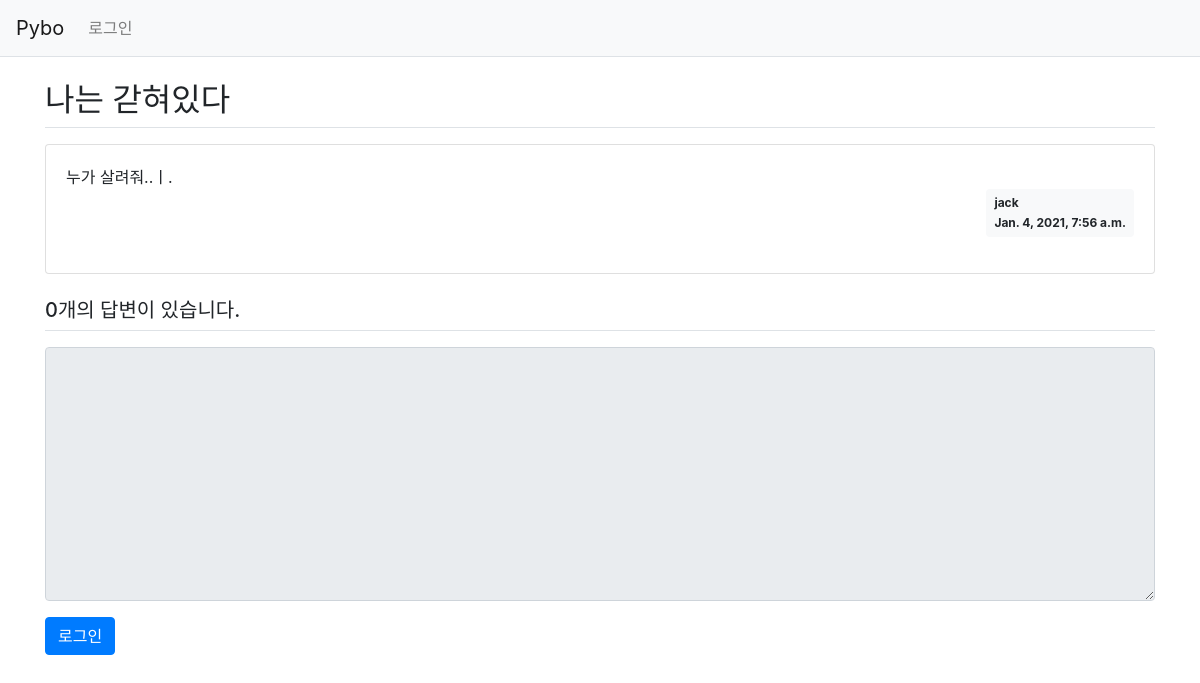
Before: /pybo/311/ with the older database file.
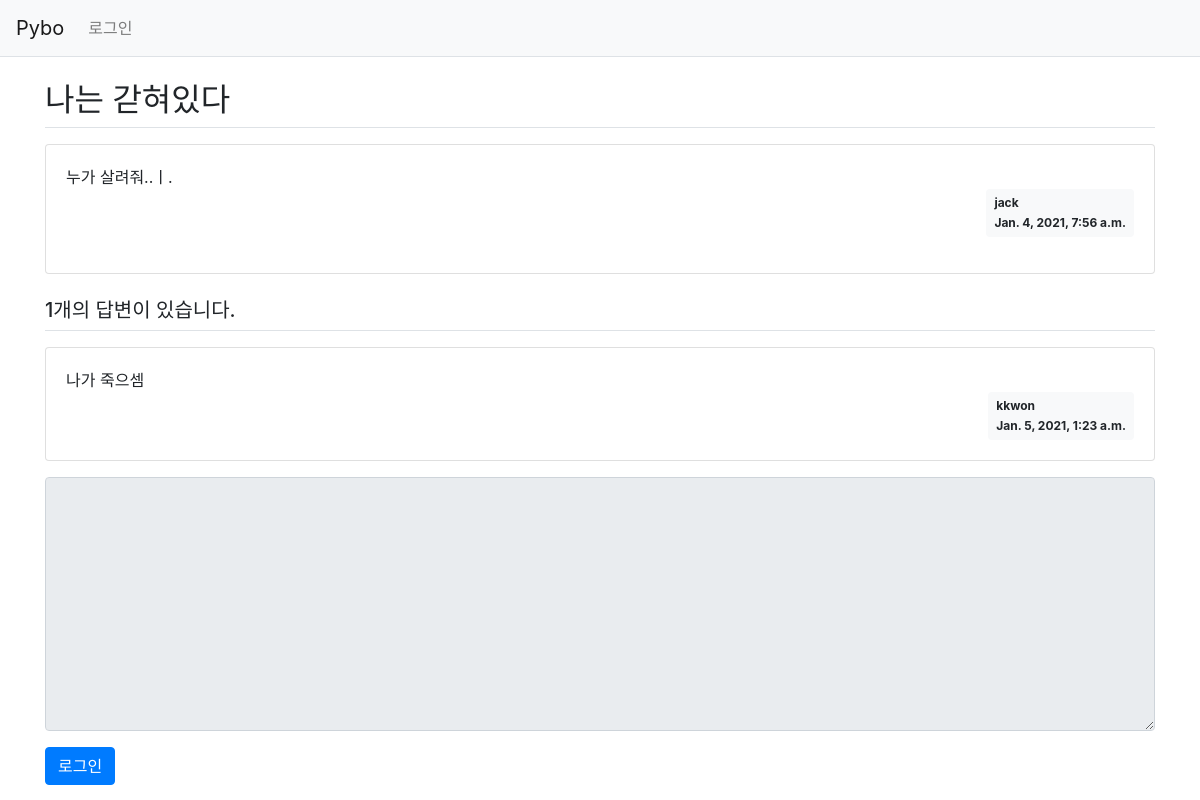
After: the same page with the newer database file.
### apps/pybo/models.py (models this page shows, shortened)
class Question(models.Model):
    author = models.ForeignKey(User, on_delete=models.CASCADE)
    subject = models.CharField(max_length=200)
    content = models.TextField()
    create_date = models.DateTimeField()
    modify_date = models.DateTimeField(null=True, blank=True)

class Answer(models.Model):
    author = models.ForeignKey(User, on_delete=models.CASCADE)
    question = models.ForeignKey(Question, on_delete=models.CASCADE)
    content = models.TextField()
    create_date = models.DateTimeField()
    modify_date = models.DateTimeField(null=True, blank=True)
    """
        데이터 만들고 조회하기

        1. python manage.py shell 입력

        2. from apps.pybo.models import Question, Answer을 통하여 등록

        3. 입력
            - from django.utils import timezone -- 현재 시간 가져오기 위하여.
            - q = Question(subject='pybo가 무엇인가요?', content='pybo에 대해서 알고 싶습니다.', create_date=timezone.now())
            - q.save()

        4. 출력
         q.id --> 1
         모델 모두 조회 = Question.objects.all()
            특정 조건만 조회하고 싶은 경우 -> Question.objects.filter(조건식(ex. id=1))
            단, 여러개가 있을 경우, 조건에 맞는건 모두 조회하므로, 하나만 조회하고 싶을 경우, get(조건식)을 사용할 것!!!

        5. 수정
           - 우선 변경하고자 하는 데이터를 검색하여 변수에 할당한다. ex. q = Question.object.get(id=1) -- 반드시 'get()'으로 조회한 값으로 할당해야 한다.
           - 해당 변수의 속성값을 수정 ex. q.subject = 'asdf'
           - 저장 ex. q.save()

       6. 삭제
           - 수정과 같이, get()을 사용해 조회한 값을 특정 변수에 할당.
           - delete()함수를 사용하여 삭제.
           - 중간의 삭제되어도 기본키가 옮겨지는 등의 변화가 생기지 않는다.

       7. 외래키 넣기
           - 외래키의 대상이 되는 기본키 객체를 별도의 변수에 할당 ex. q = Question.objects.get(id=2)
           - 해당 객체를 외래키로 받을 모델객체 생성 후 변수에 할당 ex. a = Answer(question=q, content='네 자동으로 생성됩니다.', create_date=timezone.now())
           - 저장 ex. a.save()
           - Django 에서는 ORM 을 통하여, 단순 외래키로 연결이 된 것이 아닌, 객체끼리의 연결관계를 갖는다. 이렇게 의존하는 객체 또한 id를 통하여 기본키를 갖으며, 이는 별도의 키
           이므로, 객체간의 연결과는 관계가 없다. 대신, 연결된 객체를 통하여 해당 객체를 곧바로 호출하여 출력이 가능하다.

       8. answer_set 함수
           - 게시물 : 답변과 같이 1:N의 관계를 갖는 대상에 대하여 이러한 관계를 표현하기 위하여 사용한다.
           - ORM 관계에선 객체를 외래키로 받으므로, 이러한 기준으로 연결된 대상 객체들에 접근하기 위하여 사용한다. ex. q.answer_set.all()

    """

### apps/pybo/views.py (the view)
# urls.py: path('<int:question_id>/', views.detail, name='detail'),
def detail(request, question_id):
    question = get_object_or_404(Question, id=question_id)
    context = {'question': question}
    return render(request, 'pybo/question_detail.html', context)

### templates/pybo/question_detail.html (shortened to what this page needs)
{% extends 'pybo/base.html' %}
{% block content %}
    <div class="container my-3">
        <h2 class="border-bottom py-2">{{ question.subject }}</h2>
        <div class="card my-3">
            <div class="card-body">
                <div class="card-text" style="white-space: pre-line;">{{ question.content }}</div>
                <div class="d-flex justify-content-end">
                    <div class="badge badge-light p-2 text-left">
                        <div class="mb-2">{{ question.author.username }}</div>
                        <div>{{ question.create_date }}</div>
                    </div>
                </div>
            </div>
        </div>
        <h5 class="border-bottom my-3 py-2">{{ question.answer_set.count }}개의 답변이 있습니다.</h5>
        {% for answer in question.answer_set.all %}
            <div class="card my-3">
                <div class="card-body">
                    <div class="card-text" style="white-space: pre-line;">{{ answer.content }}</div>
                    <div class="d-flex justify-content-end">
                        <div class="badge badge-light p-2 text-left">
                            <div class="mb-2">{{ answer.author.username }}</div>
                            <div>{{ answer.create_date }}</div>
                        </div>
                    </div>
                </div>
            </div>
        {% endfor %}
        <form action="{% url 'pybo:answer_create' question.id %}" method="post" class="my-3">
            <div class="form-group">
            <textarea {% if not user.is_authenticated %} disabled {% endif %}
                                                         name="content" id="content" class="form-control"
                                                         rows="10"></textarea>
            </div>
            {% if not user.is_authenticated %}
                <a href="{% url 'common:login' %}" class="btn btn-primary">로그인</a>
            {% else %}
                <input type="submit" value="답변등록" class="btn btn-primary">
            {% endif %}
        </form>
    </div>
{% endblock %}

### templates/pybo/base.html (shortened to what this page needs)
{% load static %}
<!doctype html>
<html lang="ko">
<head>
    <link rel="stylesheet" type="text/css" href="{% static 'css/pybo/bootstrap.min.css' %}">
</head>
<body>
{% include 'pybo/navbar.html' %}
{% block content %}
{% endblock %}
</body>
</html>

### templates/pybo/navbar.html (shortened to what this page needs)
<nav class="navbar navbar-expand-lg navbar-light bg-light border-bottom">
    <a class="navbar-brand" href="{% url 'pybo:index' %}">Pybo</a>
    <div class="collapse navbar-collapse flex-grow-0" id="navbarNav">
        <ul class="navbar-nav">
            <li class="nav-item ">
                {% if user.is_authenticated %}
                        <a class="nav-link" href="{% url 'common:logout' %}"> {{ user.username }} 님 안녕하세요! [ 로그아웃 ]</a>
                {% else %}
                    <a class="nav-link" href="{% url 'common:login' %}">로그인</a>
                {% endif %}
            </li>
        </ul>
    </div>
</nav>

Changed rows visible on the page:
computed for Question "나는 갇혀있다": answer_set.count "0" → "1"
added Answer: content "나가 죽으셈", author.username "kkwon", create_date "Jan. 5, 2021, 1:23 a.m."
